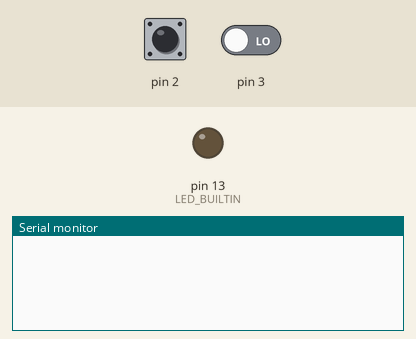
This sketch was run on a simulated Arduino Uno, built with avr-gcc and run on an emulated ATmega328P. On the bench: output pins drawn as LEDs (lit = HIGH), the last lines printed to the serial monitor. Inputs (shaded band) come from the test bench; at power-on: pin 2 HIGH, pin 3 LOW.

Above: at 1.2 s.
1.3 s: pin 2 pulled LOW for 0.15 s
At 2.5 s:
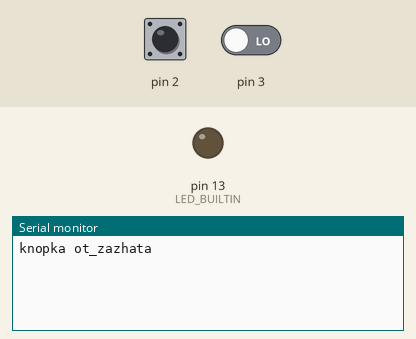
2.9 s: pin 3 driven HIGH
At 4.0 s:
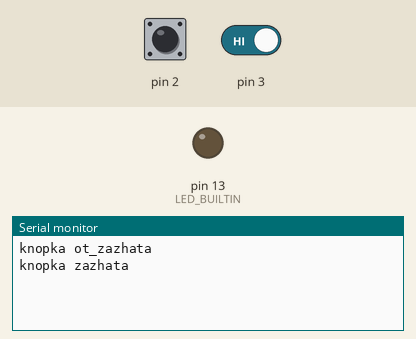

Measured:
- after the input at 1.3 s, the serial monitor: prints a new line at once (image 1)
- after the input at 2.9 s, the serial monitor: prints a new line at once (image 2)

The sketch:

morse_2.ino
```cpp
int const_t = 300;
long long int ms;
int button_push = 0;
int button_out = 0;
int flag_push = 0;
int flag_out = 0;
char morse[5] = {-1, -1, -1, -1, -1};
int index = 0;

char symbols()
{
  if (morse[0] == 0 && morse[1] == 1 && morse[2] == -1) return 'a';
  if (morse[0] == 1 && morse[1] == 0 && morse[2] == 0 && morse[3] == 0 && morse[4] == -1) return 'b';
  if (morse[0] == 1 && morse[1] == 0 && morse[2] == 1 && morse[3] == 0 && morse[4] == -1) return 'c';
  if (morse[0] == 1 && morse[1] == 0 && morse[2] == 0 && morse[3] == -1) return 'd';
  if (morse[0] == 0 && morse[1] == -1) return 'e';
  if (morse[0] == 0 && morse[1] == 0 && morse[2] == 1 && morse[3] == 0 && morse[4] == -1) return 'f';
  if (morse[0] == 1 && morse[1] == 1 && morse[2] == 0 && morse[3] == -1) return 'g';
  if (morse[0] == 0 && morse[1] == 0 && morse[2] == 0 && morse[3] == 0 && morse[4] == -1) return 'h';
  if (morse[0] == 0 && morse[1] == -1) return 'i';
  if (morse[0] == 0 && morse[1] == 1 && morse[2] == 1 && morse[3] == 1 && morse[4] == -1) return 'j';
  if (morse[0] == 1 && morse[1] == 0 && morse[2] == 1 && morse[3] == -1) return 'k';
  if (morse[0] == 0 && morse[1] == 1 && morse[2] == 0 && morse[3] == 0 && morse[4] == -1) return 'l';
  if (morse[0] == 1 && morse[1] == 1 && morse[2] == -1) return 'm';
  if (morse[0] == 1 && morse[1] == 0 && morse[2] == -1) return 'n';
  if (morse[0] == 1 && morse[1] == 1 && morse[2] == 1 && morse[3] == -1) return 'o';
  if (morse[0] == 0 && morse[1] == 1 && morse[2] == 1 && morse[3] == 0 && morse[4] == -1) return 'p';
  if (morse[0] == 1 && morse[1] == 1 && morse[2] == 0 && morse[3] == 1 && morse[4] == -1) return 'q';
  if (morse[0] == 0 && morse[1] == 1 && morse[2] == 0 && morse[3] == -1) return 'r';
  if (morse[0] == 0 && morse[1] == 0 && morse[2] == 0 && morse[3] == -1) return 's';
  if (morse[0] == 1 && morse[1] == -1) return 't';
  if (morse[0] == 0 && morse[1] == 0 && morse[2] == 1 && morse[3] == -1) return 'u';
  if (morse[0] == 0 && morse[1] == 0 && morse[2] == 0 && morse[3] == 1 && morse[4] == -1) return 'v';
  if (morse[0] == 0 && morse[1] == 1 && morse[2] == 1 && morse[3] == -1) return 'w';
  if (morse[0] == 1 && morse[1] == 0 && morse[2] == 0 && morse[3] == 1 && morse[4] == -1) return 'x';
  if (morse[0] == 1 && morse[1] == 0 && morse[2] == 1 && morse[3] == 1 && morse[4] == -1) return 'y';
  if (morse[0] == 1 && morse[1] == 1 && morse[2] == 0 && morse[3] == 0 && morse[4] == -1) return 'z';
  return '_';
}

void setup() {
  // put your setup code here, to run once:
  pinMode(2, INPUT_PULLUP);
  //pinMode(3, INPUT_PULLUP);
  pinMode(LED_BUILTIN, OUTPUT);
  attachInterrupt(0, knopka_out, FALLING);
  attachInterrupt(1, knopka_pull, RISING);
  Serial.begin(9600);
}

void knopka_pull()
{
  //Serial.println("knopka pull!");
  button_push = millis();
  flag_push = 1;
}

void knopka_out()
{
  //Serial.println("knopka out!");
  button_out = millis();
  flag_out = 1;
}

int type(int a, int b) // a>b - гаранитрованно
{
  if (abs(a - b) <= const_t * 2 - 1) //разница между коротким зажатием: const_t +- const -> [0; 2*const_t)
  {
    return 1;
  }
  else if ((abs(a - b) <= const_t * 4) && ((abs(a - b) >= const_t * 2))) //разница между длинным зажатием: 3*const_t +- const -> [2*const_t;4*const_t]
  {
    return 3;
  }
  else
  {
    return 7;
  }
}

void loop() {

  if ((button_out - button_push > 0) && (flag_out == 1)) //значит кнопку только что отпустили (тут была только буква какая-то)
  {
    Serial.println("knopka ot_zazhata");
    //flag_push = 0;
    flag_out = 0;
    int result = type(button_out, button_push);
    switch (result)
    {
      case 1:
      {
        morse[index] = 0;
        index++;
        break;
      }
      case 3:
      {
        morse[index] = 1;
        index++;
        break;
      }
      case 7:
      {
        //произошла какая-то фигня, лампочка гореть 7*const_t не может -> сбрасываем букву????
        //сбросить букву?
        break;
      }
    }
  }

  if ((button_push - button_out > 0) && (flag_push == 1)) //значит кнопку только что нажали (тут либо пробел между букв, либо пробел между слов)
  {
    Serial.println("knopka zazhata");
    //flag_out=0;
    flag_push=0;
    int result = type(button_out, button_push);
    switch (result)
    {
      case 1:
      {
        //index++; //тут или не тут делать пробел?
        break;
      }
      case 3:
      {

        for(int i = 0; i < 5; i++)
        {
          morse[i] = -1;
        }
        index = 0;
        break;
      }
    }
  }

}
```
